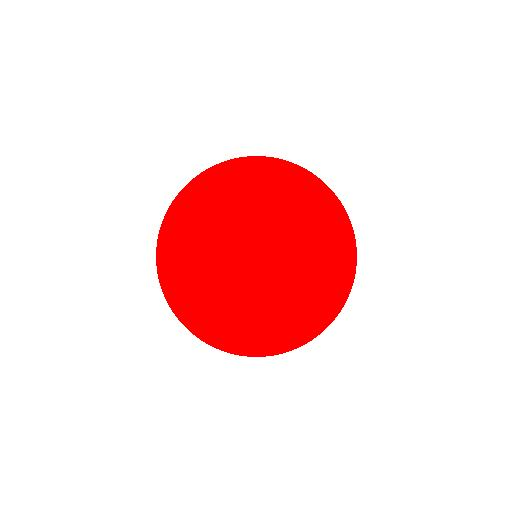
#> input picture 3d-reconstructions/samples/image.jpg, 512 x 512 px
$ python debug_object_detection.py ../samples/image.jpg
#> lines starting #> are read from the running program, lines starting #| are printed output that depends on the picture; after the words box and inside, x2 and y2 are one past the last pixel; in counts of white or black regions, pixels touching at a corner belong together
#!/usr/bin/env python3
"""Debug object detection - show contour areas"""
import sys
from pathlib import Path
import cv2
import numpy as np

def debug_detection(image_path: str):
#> called with image_path = '../samples/image.jpg'
    p = Path(image_path)
    if not p.exists():
        print(f"File not found: {image_path}")
        return

    img = cv2.imread(str(p))
#> img is the input picture: shape (512, 512, 3); mean B, G, R 224.1, 224.2, 254.5
    if img is None:
        print(f"Cannot read image: {image_path}")
        return

    h, w = img.shape[:2]
#> h = 512; w = 512
    frame_area = h * w
#> frame_area = 262144

    gray = cv2.cvtColor(img, cv2.COLOR_BGR2GRAY)
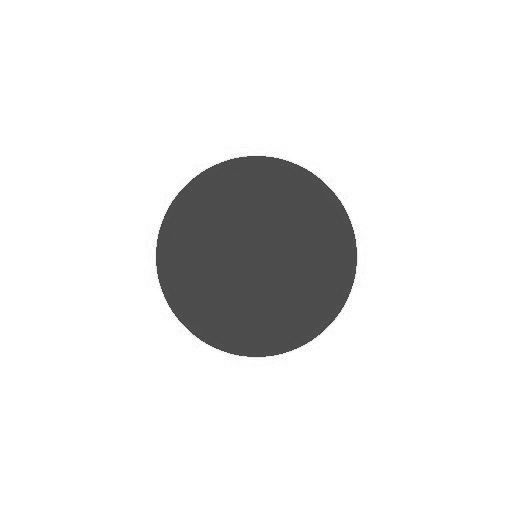
#> gray: shape (512, 512); min 48, max 255, mean 233.3

    # Use Otsu's thresholding
    blur = cv2.GaussianBlur(gray, (7, 7), 0)
    _, thr = cv2.threshold(blur, 0, 255, cv2.THRESH_BINARY_INV + cv2.THRESH_OTSU)
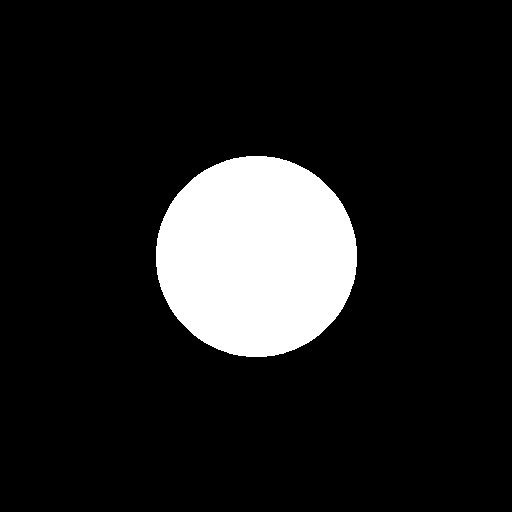
#> thr: shape (512, 512); 12.1% white; 1 white region

    kernel = np.ones((7, 7), np.uint8)
    thr = cv2.morphologyEx(thr, cv2.MORPH_OPEN, kernel, iterations=2)
    thr = cv2.morphologyEx(thr, cv2.MORPH_CLOSE, kernel, iterations=3)

    contours, _ = cv2.findContours(thr, cv2.RETR_EXTERNAL, cv2.CHAIN_APPROX_SIMPLE)
#> contours = 1 contour; box (x1, y1, x2, y2) and area: (156, 156, 357, 357) 31468

    if not contours:
        print("No contours found")
        return

    areas = [(cv2.contourArea(c), c) for c in contours]
#> areas = 1 item
    areas.sort(reverse=True, key=lambda x: x[0])

    print(f"\nImage: {p.name}")
    print(f"Resolution: {w}x{h} ({frame_area:,} pixels)")
#| Resolution: 512x512 (262,144 pixels)
    print(f"Found {len(contours)} contours\n")
#| Found 1 contours
    print("Top 5 contours:")
    for i, (area, _) in enumerate(areas[:5]):
        ratio = area / frame_area
        print(f"  {i+1}. Area: {area:>10.0f} pixels ({ratio*100:>5.2f}% of frame)")
#> this loop made 1 pass
#> (area, ratio) on pass 1: (31468, 0.12)
#|   1. Area:      31468 pixels (12.00% of frame)

    largest_ratio = areas[0][0] / frame_area
#> largest_ratio = 0.12
    print(f"\nLargest contour: {largest_ratio*100:.2f}%")
#| Largest contour: 12.00%
    print(f"Status: {'SINGLE_OBJECT' if 0.15 <= largest_ratio <= 0.70 else 'MULTI_OBJECT_OR_SCENE'}")
#| Status: MULTI_OBJECT_OR_SCENE
    print(f"  (Accept range: 15-70%)")

if __name__ == '__main__':
    if len(sys.argv) < 2:
        print("Usage: python debug_object_detection.py <image_path>")
        sys.exit(1)
    debug_detection(sys.argv[1])
